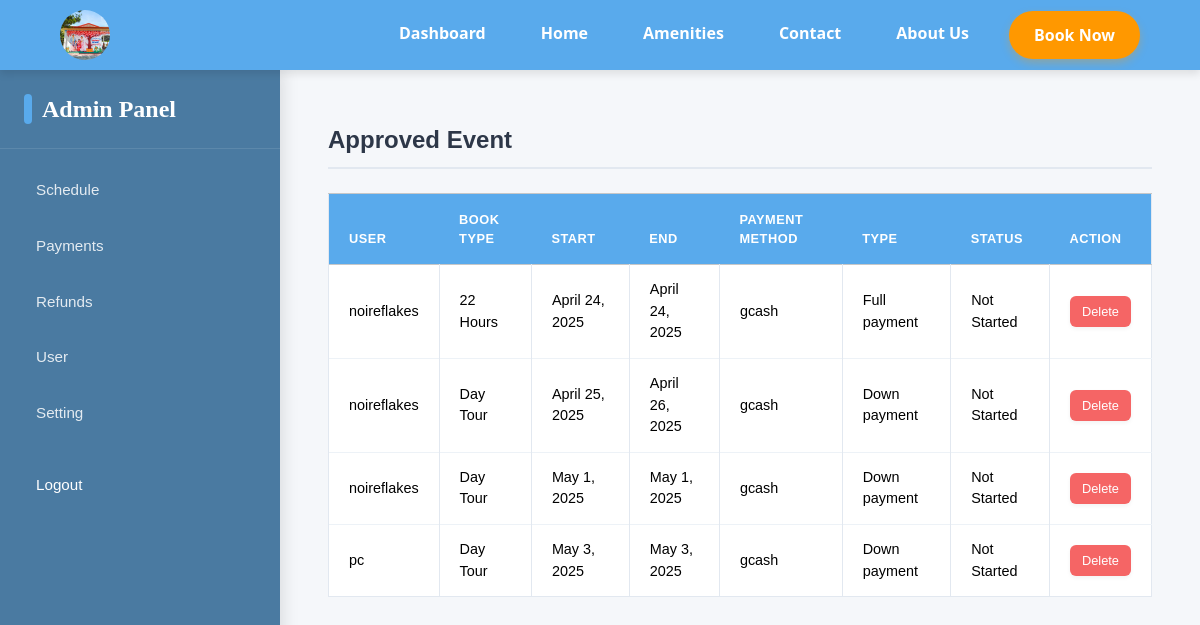
Page /book/schedule (signed in) on the committed database.
### book/models.py (models this page shows, shortened)
class Proof(models.Model):
    STATUS_CHOICES = [
        ("pending", "Pending"),
        ("approved", "Approved"),
        ("declined", "Declined"),
    ]
    book=models.ForeignKey(Book, on_delete=models.CASCADE, default=1)
    img = models.ImageField(storage=MediaCloudinaryStorage(),upload_to='proof/payment_proof')
    payment_status = models.CharField(choices=STATUS_CHOICES, max_length=20, default="pending")

class Book(models.Model):
    user=models.ForeignKey(User, on_delete=models.CASCADE, blank=True, null=True)
    book_type = models.CharField(max_length=20)
    start_date = models.DateField()
    end_date = models.DateField()
    payment_method = models.CharField(max_length=20)
    payment_type = models.CharField(max_length=20)
    REFUNDCHOICES = [
        ("pending", "Pending"),
        ("approved", "Approved"),
        ("declined", "Declined"),
        ("not requested", "Not Requested"),
        ("complete", "Complete")
    ]
    amount=models.IntegerField(blank=True, null=True)
    refund_status=models.CharField(max_length=20, choices=REFUNDCHOICES, default="not requested")
    @property
    def event_status(self):
        today=timezone.now().date()
        if today>self.start_date:
            return "Not Started"
        elif today<=self.start_date and today>=self.end_date:
            return "Ongoing"
        elif today>self.end_date:
            return "Completed"

### book/views.py (the view)
# urls.py: path("schedule", views.schedule, name="schedule"),
def schedule(request):
    schedule='schedule'
    books=Book.objects.all()
    proofs=Proof.objects.all()
    return render(request, "login/admin_panel.html",
           {'books':books,
        'proofs':proofs,
        'schedule':schedule
        })

### login/templates/login/admin_panel.html (shortened to what this page needs)
{% extends 'login/layout.html' %}
{% load static %}
{% block css %}
<link rel="stylesheet" href="{% static 'css/navbar.css' %}?v={{ timestamp }}">
<link rel="stylesheet" href="{% static 'css/admin_panel.css' %}?v={{ timestamp }}">
{% endblock %}
{% block body %}
<header class="header">
  <nav class="navbar">
      <div class="logo">
          <img src="{% static 'asset/image/logo.jpg' %}" alt="Milagrosa Resort Logo">
      </div>
      <ul class="nav-links">
          {% if user.is_authenticated %}
          <li><a href="{% url 'dashboard' %}" class="nav-link">Dashboard</a></li>
          {% endif %}
          <li><a href="{% url 'index' %}" class="nav-link">Home</a></li>
          <li><a href="{% url 'amenities' %}" class="nav-link">Amenities</a></li>
          <li><a href="{% url 'contact' %}" class="nav-link">Contact</a></li>
          <li><a href="{% url 'about_us' %}" class="nav-link">About Us</a></li>
          <li><a href="{% url 'check_in' %}" class="book-btn">Book Now</a></li>
      </ul>
  </nav>
</header>
<div class="container-fluid">
  {% if user.is_superuser %}
  <div class="admin-container">
    <div class="admin-sidebar">
      <div class="admin-sidebar-header">
        <h4>Admin Panel</h4>
      </div>
      <nav class="admin-sidebar-nav">
        <a href="{% url 'schedule' %}" class="admin-nav-link">
          <span>Schedule</span>
        </a>
        <a href="{% url 'approving' %}" class="admin-nav-link">
          <span>Payments</span>
        </a>
        <a href="{% url 'refund' %}" class="admin-nav-link">
          <span>Refunds</span>
        </a>
        <a href="{% url 'user' %}" class="admin-nav-link">
          <span>User</span>
        </a>
        <a href="{% url 'admin_setting' %}" class="admin-nav-link">
          <span>Setting</span>
        </a>
        <a href="{% url 'logout' %}" class="admin-nav-link logout-link">
          <span>Logout</span>
        </a>
      </nav>
    </div>
    <div class="admin-main-content">
      {% if schedule %}
      <h2 class="mt-4">Approved Event</h2>
      <div class="table-responsive">
        <table class="table table-hover table-bordered">
          <thead class="table-light">
            <tr>
              <th>User</th><th>Book Type</th><th>Start</th><th>End</th><th>Payment Method</th><th>Type</th><th>Status</th><th>Action</th>
            </tr>
          </thead>
          <tbody>
            {% for proof in proofs %}
              {% if proof.payment_status == "approved" or proof.payment_status == "Approved" %}
              <tr>
                <td>{{ proof.book.user }}</td>
                <td>{{ proof.book.book_type }}</td>
                <td>{{ proof.book.start_date }}</td>
                <td>{{ proof.book.end_date }}</td>
                <td>{{ proof.book.payment_method }}</td>
                <td>{{ proof.book.payment_type }}</td>
                <td>{{ proof.book.event_status }}</td>
                <td><a href="{% url 'delete_book' proof.id %}" class="btn btn-sm btn-danger">Delete</a></td>
              </tr>
              {% endif %}
            {% endfor %}
          </tbody>
        </table>
      </div>
      {% endif %}
    </div>
  </div>
  {% else %}
  <div class="d-flex justify-content-end mb-3">
    <a href="{% url 'logout' %}" class="btn btn-outline-dark">Logout</a>
  </div>
  {% endif %}
</div>
{% endblock %}

### login/static/css/navbar.css (style rules this page uses)
.header { position: sticky; top: 0; z-index: 1000; }
.navbar { display: flex; justify-content: space-between; align-items: center; background-color: #59aaec; padding: 10px 5%; box-shadow: 0 4px 8px rgba(0, 0, 0, 0.1); }
.logo img { width: 50px; height: 50px; border-radius: 50%; object-fit: cover; transition: all 0.3s ease; }
.nav-links { display: flex; list-style: none; gap: 25px; margin: 0; padding: 0; }
.nav-link { font-weight: 600; color: #fff; text-decoration: none; padding: 10px 15px; border-radius: 5px; transition: all 0.3s ease; font-size: 1rem; }
.book-btn, .cta-button { display: inline-block; background-color: #ff9800; color: #fff; padding: 12px 25px; font-weight: 600; border-radius: 30px; text-decoration: none; transition: all 0.3s ease; border: none; cursor: pointer; font-size: 1rem; box-shadow: 0 4px 8px rgba(255,152,0,0.3); }

### login/static/css/admin_panel.css (style rules this page uses)
.container-fluid { padding: 0; font-family: 'Poppins', sans-serif; background-color: #f9f7f3; }
.admin-container { display: flex; min-height: calc(100vh - 70px); }
.admin-sidebar { width: 280px; background-color: #44769ef6; color: white; padding: 1.5rem 0; box-shadow: 4px 0 15px rgba(0, 0, 0, 0.1); position: relative; z-index: 10; }
.admin-main-content { flex: 1; padding: 2rem 3rem; background-color: #f5f7fa; }
.admin-sidebar-header { padding: 0 1.5rem 1.5rem; margin-bottom: 1rem; border-bottom: 1px solid rgba(255,255,255,0.1); }
.admin-sidebar-header h4 { font-family: 'Playfair Display', serif; margin: 0; font-size: 1.5rem; color: white; font-weight: 600; display: flex; align-items: center; gap: 10px; }
.admin-sidebar-header h4:before { content: ""; display: block; width: 8px; height: 30px; background-color: #59aaec; border-radius: 4px; }
.admin-sidebar-nav { display: flex; flex-direction: column; gap: 5px; padding: 0 1rem; }
.admin-nav-link { display: flex; align-items: center; gap: 15px; padding: 14px 20px; color: rgba(255,255,255,0.85); text-decoration: none; border-radius: 8px; transition: all 0.3s ease; font-size: 0.95rem; font-weight: 500; }
.logout-link { margin-top: 1rem; color: rgb(255, 255, 255); }
.table-responsive { overflow-x: auto; -webkit-overflow-scrolling: touch; }
table { width: 100%; border-collapse: collapse; margin: 0; }
.table { color: #4a5568; font-size: 0.9rem; }
.table thead th { background-color: #59aaec; color: white; font-weight: 600; padding: 16px 20px; text-align: left; text-transform: uppercase; font-size: 0.8rem; letter-spacing: 0.5px; border: none; }
.table tbody tr { border-bottom: 1px solid #edf2f7; transition: background-color 0.2s ease; }
.table tbody tr:last-child { border-bottom: none; }
.table td { padding: 14px 20px; vertical-align: middle; }
.table-bordered { border: 1px solid #e2e8f0; }
.table-bordered th, .table-bordered td { border-right: 1px solid #e2e8f0; }
.table-bordered th:last-child, .table-bordered td:last-child { border-right: none; }
.btn { padding: 8px 16px; border-radius: 6px; font-size: 0.85rem; font-weight: 500; transition: all 0.2s ease; border: none; box-shadow: 0 2px 4px rgba(0,0,0,0.05); cursor: pointer; display: inline-flex; align-items: center; justify-content: center; gap: 6px; }
.btn-sm { padding: 6px 12px; font-size: 0.8rem; }
.btn-danger { background-color: #f56565; color: white; }
h2 { color: #2d3748; margin-bottom: 1.5rem; padding-bottom: 0.75rem; border-bottom: 2px solid #e2e8f0; font-weight: 600; font-size: 1.5rem; }

### rows in the picture
Proof: book.user "noireflakes", book.book_type "22 Hours", book.start_date "April 24, 2025", book.end_date "April 24, 2025", book.payment_method "gcash", book.payment_type "Full payment", book.event_status "Not Started"
Proof: book.user "noireflakes", book.book_type "Day Tour", book.start_date "April 25, 2025", book.end_date "April 26, 2025", book.payment_method "gcash", book.payment_type "Down payment", book.event_status "Not Started"
Proof: book.user "noireflakes", book.book_type "Day Tour", book.start_date "May 1, 2025", book.end_date "May 1, 2025", book.payment_method "gcash", book.payment_type "Down payment", book.event_status "Not Started"
Proof: book.user "pc", book.book_type "Day Tour", book.start_date "May 3, 2025", book.end_date "May 3, 2025", book.payment_method "gcash", book.payment_type "Down payment", book.event_status "Not Started"
